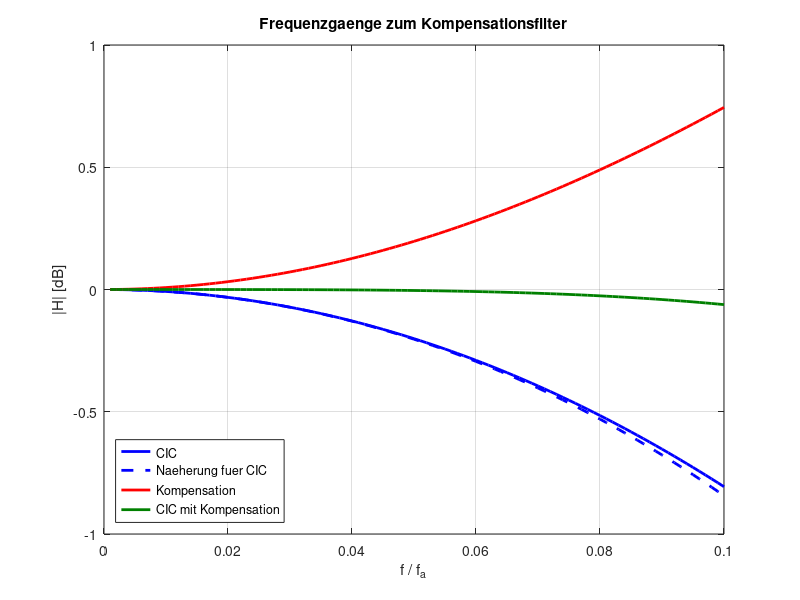

The MATLAB script that drew this image:
function ddc_ddc_cfir
% Frequenzgaenge zum Kompensationsfilter CFIR
%
%------------------------------------------------
% (c) Eberhard Gamm (www.ibega.de),
%     LIKE (www.like.e-technik.uni-erlangen.de),
%     2013
%------------------------------------------------

close all;

% Parameter des CIC-Filters
M = 4;
N = 6;

% Frequenzachse des Durchlassbereichs
f = ( 1 : 100 ) / ( 1000 * M );

% CIC-Filter:
% Frequenzgang
H = 1 / M^N * abs( sin( pi * M * f ) ./ sin( pi * f ) ).^N;
% Naeherung fuer den Frequenzgang
H_app = 1 - N * ( M^2 - 1 ) / 6 * ( pi * f ).^2;

% Kompensationsfilter:
% Parameter
alpha = N * ( M^2 - 1 ) / ( 24 * M^2 );
% Koeffizienten
h_C1 = [ -alpha 1+2*alpha -alpha ];
% Frequenzgang
H_C1 = abs( freqz( h_C1, 1, M * f, 1 ) );

figure(1);
plot(M*f,20*log10(H),'b-','Linewidth',2);
hold on;
plot(M*f,20*log10(H_app),'b--','Linewidth',2);
plot(M*f,20*log10(H_C1),'r-','Linewidth',2);
plot(M*f,20*log10(H.*H_C1),'-','Color',[0 0.5 0],'Linewidth',2);
hold off;
grid;
xlabel('f / f_a');
ylabel('|H| [dB]');
title('Frequenzgaenge zum Kompensationsfilter');
legend('CIC','Naeherung fuer CIC','Kompensation',...
       'CIC mit Kompensation','Location','SouthWest');
